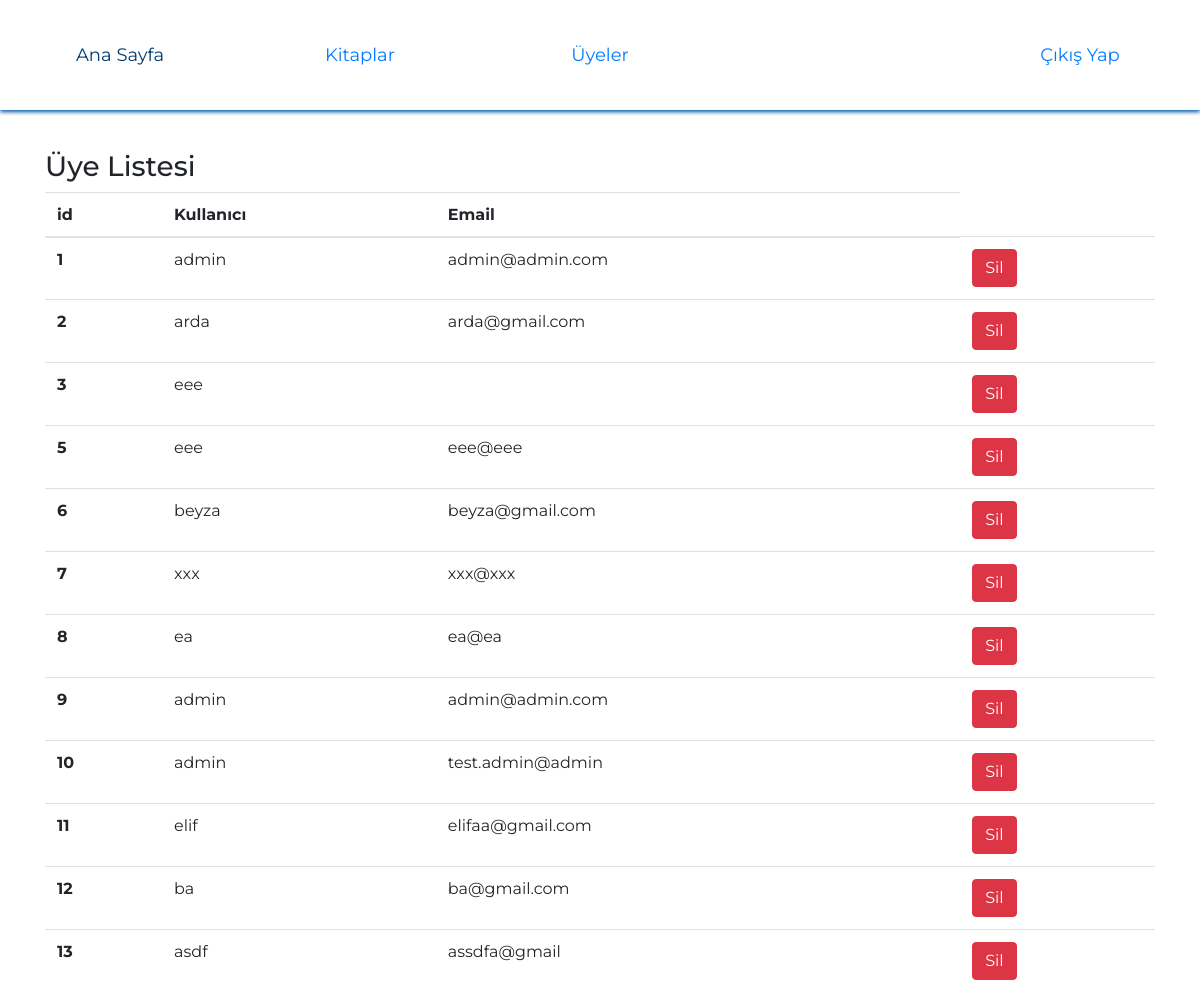
The app's page /admin_users, older data.
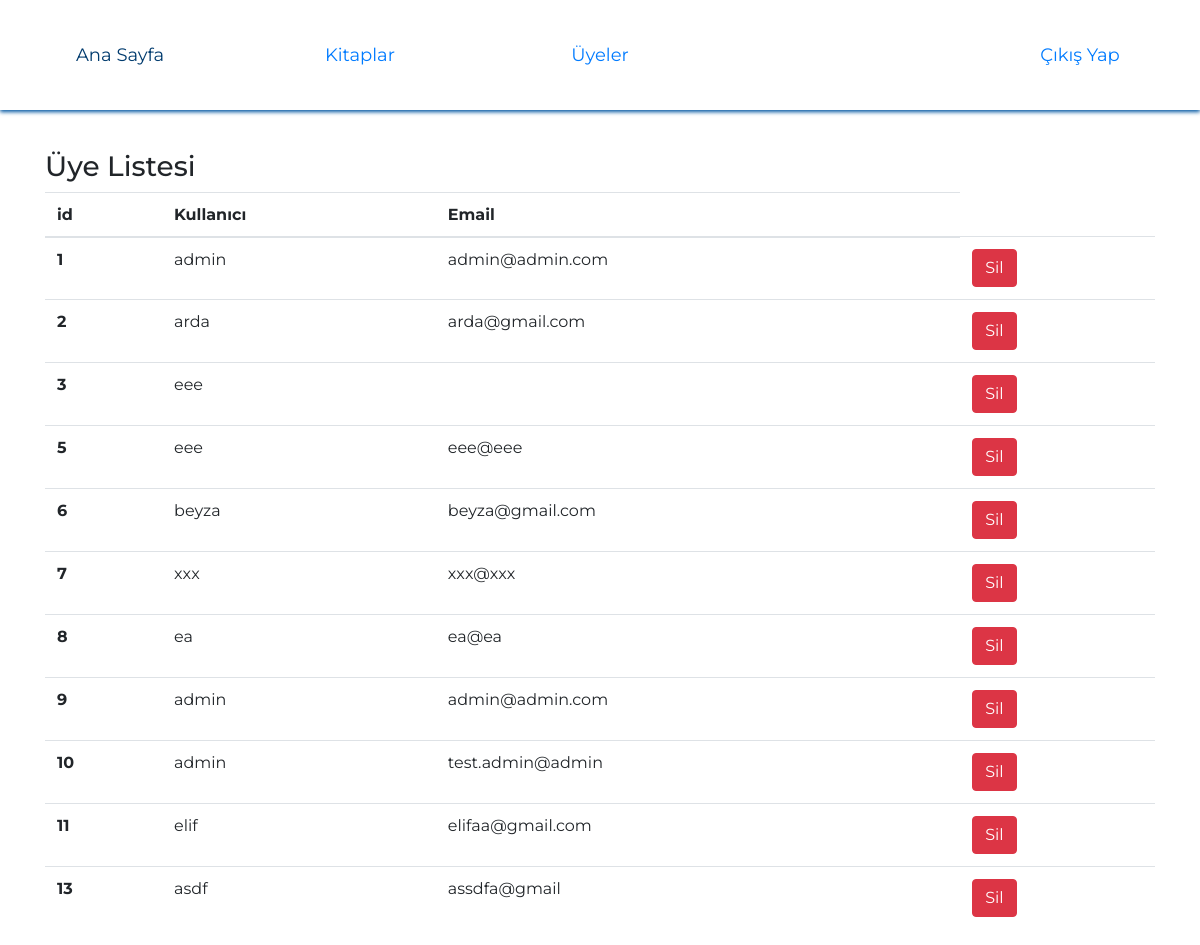
The same page, newer data.
### app.py (models this page shows)
class User(UserMixin,db.Model):
    id = db.Column(db.Integer, primary_key=True)
    username = db.Column(db.String(120))
    email = db.Column(db.String(120))
    password = db.Column(db.String(80))

### app.py (the view)
@app.route("/admin_users")
def admin_users():
    users = User.query.all()
    return render_template("admin_users.html", users=users)

### templates/admin_users.html (shortened to what this page needs)
<html>
<head>
    <link rel="stylesheet" href="https://maxcdn.bootstrapcdn.com/bootstrap/4.0.0/css/bootstrap.min.css">
    <link rel="stylesheet" type="text/css" href="../static/css/home.css" />
</head>
<body>
    <div>
        <section class='header'>
            <header>
                <ul class='menu'>
                    <li>
                        <a href='/admin'>Ana Sayfa</a>
                    </li>
                    <li>
                        <a href='/admin_book'>Kitaplar</a>
                    </li>
                    <li>
                        <a href='/admin_users'>Üyeler</a>
                    </li>
                    <li>
                        <a href='#'></a>
                    </li>
                    <li class="logout">
                        <a href='/logout'>Çıkış Yap</a>
                    </li>
                </ul>
            </header>
        </section>
        <div style="margin-top: 150px;" class="container">
            <table class="table">
                <h3>Üye Listesi</h3>
                <thead>
                    <tr>
                        <th scope="col">id</th>
                        <th scope="col">Kullanıcı</th>
                        <th scope="col">Email</th>
                    </tr>
                </thead>
                <tbody>
                    {%for user in users %}
                    <tr>
                        <th scope="row">{{user.id}}</th>
                        <td>{{user.username}}</td>
                        <td>{{user.email}}</td>
                        <td><a href="/user_delete/{{user.id}}" class="btn btn-danger">Sil</a>
                    </tr>
                    {% endfor %}
                </tbody>
            </table>
        </div>
    </div>
</body>
</html>

### static/css/home.css (style rules this page uses)
body { font-family: "Montserrat", Helvetica, sans-serif; background-color: white; }
a { font-weight: 400; font-size: 18px; -webkit-transition: all 0.25s; transition: all 0.25s; }
ul { padding: 0; margin: 0; }
.header { position: fixed; top: 0; left: 0; right: 0; height: 110px; background: #fff; box-shadow: 0 2px 4px #0056a1; }
.menu li { width: 20%; height: 110px; box-sizing: border-box; display: block; float: left; list-style: none; position: relative; display: table; border-bottom: 0px solid #007fed; -webkit-transition: all 0.25s; transition: all 0.25s; }
.menu li a { display: block; text-align: center; display: table-cell; vertical-align: middle; text-decoration: none; }

Row changes from the older to the newer data that the page shows:
removed User: id "12", username "ba", email "ba@gmail.com"
